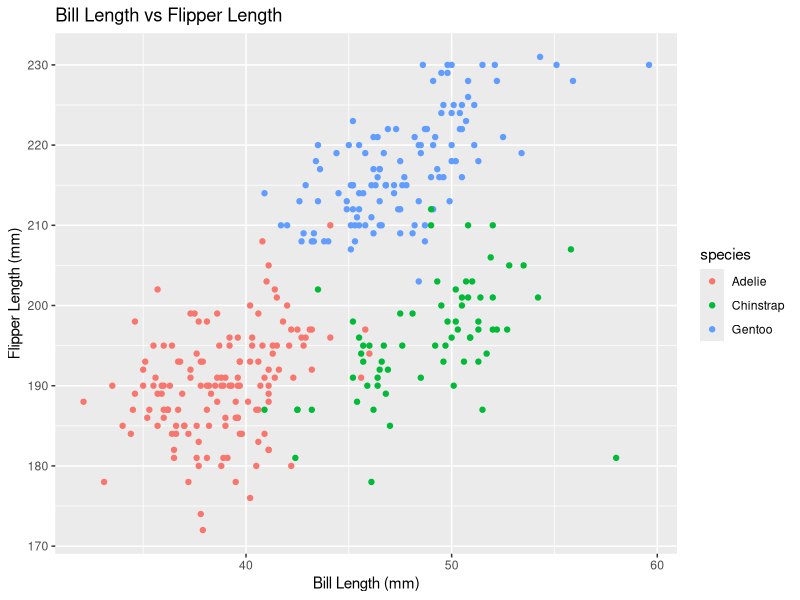
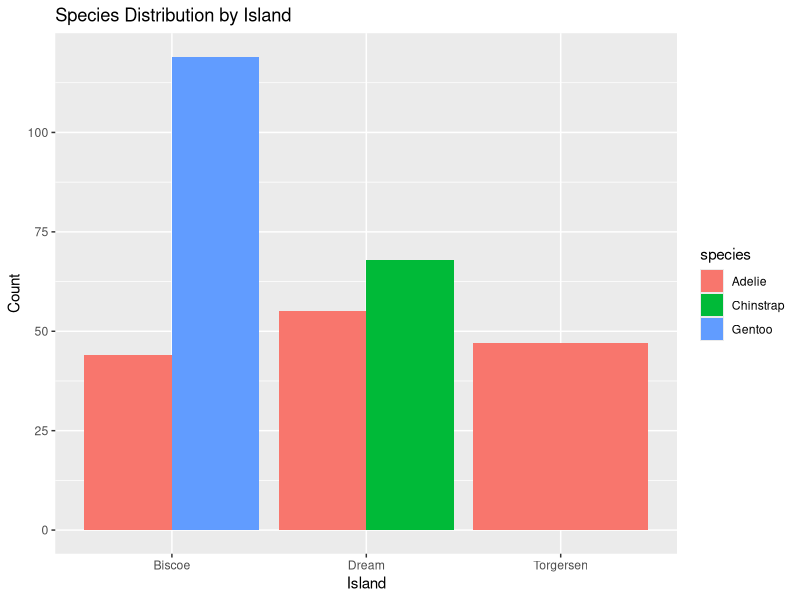
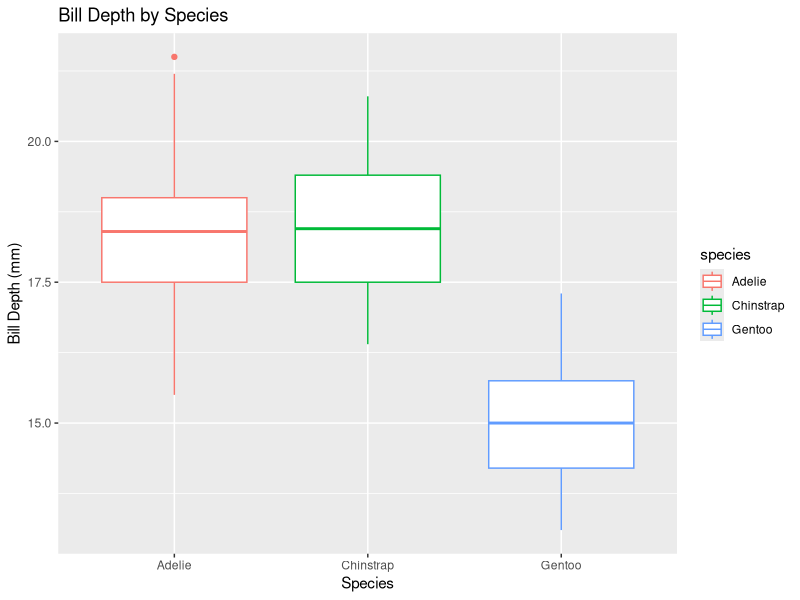

Write the R code that produced these figures, in order.
# Install and load necessary packages
install.packages("palmerpenguins")
install.packages("dplyr")
install.packages("ggplot2")
install.packages("skimr")
install.packages("janitor")

library(palmerpenguins)
library(dplyr)
library(ggplot2)
library(tidyr)
library(skimr)

# Load the dataset
data("penguins")

# 1. View the structure of the dataset
str(penguins)

# 2. Clean the data: Remove rows with missing values
penguins_clean <- penguins %>% drop_na()

# 3. Summarize the dataset: Get summary statistics
summary(penguins_clean)

# 4. Filter the data: Filter for Adelie species
adelie_penguins <- penguins_clean %>% filter(species == "Adelie")

# 5. Transform the data: Create a new column combining island and species
penguins_clean <- penguins_clean %>%
  mutate(island_species = paste(island, species, sep = "_"))

# 6. Visualize the data: Scatter plot of bill length vs. flipper length
ggplot(penguins_clean, aes(x = bill_length_mm, y = flipper_length_mm)) +
  geom_point(aes(color = species)) +
  ggtitle("Bill Length vs Flipper Length") +
  xlab("Bill Length (mm)") +
  ylab("Flipper Length (mm)")

# 7. Create a bar plot to visualize species distribution by island
ggplot(penguins_clean, aes(x = island, fill = species)) +
  geom_bar(position = "dodge") +
  ggtitle("Species Distribution by Island") +
  xlab("Island") +
  ylab("Count")

# 8. Create a boxplot to examine the bill depth by species
ggplot(penguins_clean, aes(x = species, y = bill_depth_mm)) +
  geom_boxplot(aes(color = species)) +
  ggtitle("Bill Depth by Species") +
  xlab("Species") +
  ylab("Bill Depth (mm)")

# 9. Save the final cleaned dataset
write.csv(penguins_clean, "penguins_clean.csv")

# End of the project
